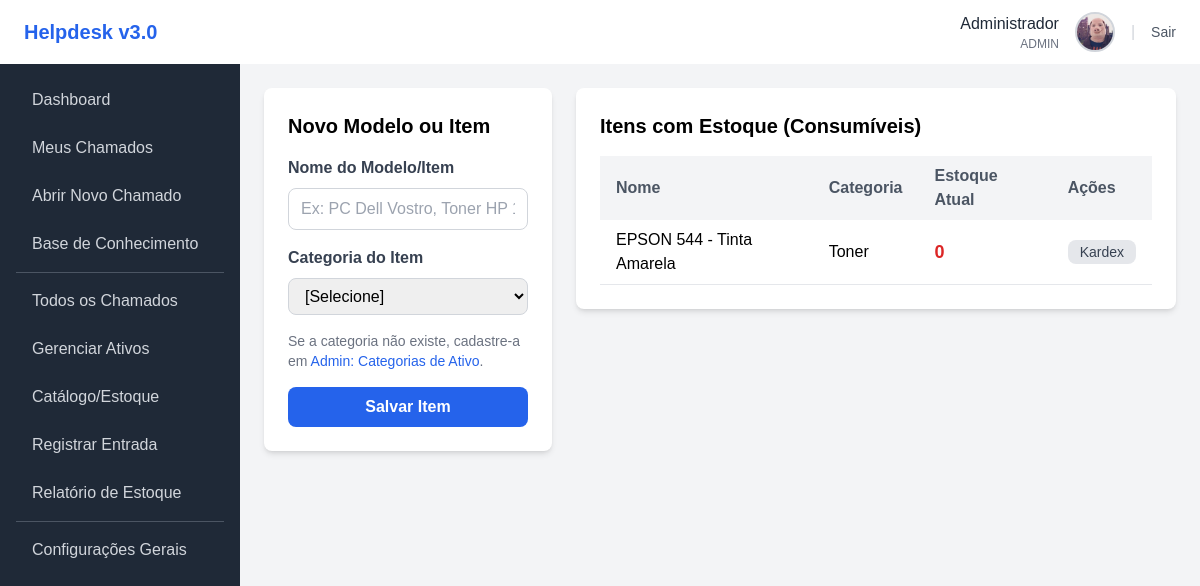
Page /estoque/index.php (signed in) on the committed database.
### tables this page shows
CREATE TABLE `catalogo_modelos` (
  `id_modelo` int(11) NOT NULL,
  `nome` varchar(100) NOT NULL COMMENT 'Ex: PC Dell Vostro, Impressora HP 107w, Toner HP 105A',
  `categoria_ativo_id` int(11) DEFAULT NULL,
  `quantidade_em_estoque` int(11) NOT NULL DEFAULT 0,
  `estoque_minimo` int(11) NOT NULL DEFAULT 0
);

CREATE TABLE `categorias_ativo` (
  `id_categoria_ativo` int(11) NOT NULL,
  `nome_categoria` varchar(100) NOT NULL,
  `controla_estoque` tinyint(1) NOT NULL DEFAULT 0 COMMENT 'TRUE se for consumível (Toner, Mouse), FALSE se for ativo (PC)'
);

### estoque/index.php (the view, shortened to what this page needs)
<?php
require_once '../includes/header.php';
$sql_modelos = "SELECT
                    m.id_modelo,
                    m.nome,
                    m.quantidade_em_estoque,
                    c.nome_categoria,
                    c.controla_estoque
                FROM catalogo_modelos m
                LEFT JOIN categorias_ativo c ON m.categoria_ativo_id = c.id_categoria_ativo
                WHERE c.controla_estoque = true
                ORDER BY m.nome";
$lista_modelos = $pdo->query($sql_modelos)->fetchAll();
?>
<div class="grid grid-cols-1 md:grid-cols-3 gap-6">
    <div class="md:col-span-1">
        <div class="bg-white shadow-md rounded-lg p-6">
            <h2 class="text-xl font-bold mb-4">Novo Modelo ou Item</h2>
            <form action="index.php" method="POST">
                <div class="mb-4">
                    <label for="nome" class="block text-gray-700 font-semibold mb-2">Nome do Modelo/Item</label>
                    <input type="text" id="nome" name="nome"
                           class="w-full px-3 py-2 border border-gray-300 rounded-lg"
                           placeholder="Ex: PC Dell Vostro, Toner HP 105A" required>
                </div>
                <div class="mb-4">
                    <label for="categoria_ativo_id" class="block text-gray-700 font-semibold mb-2">Categoria do Item</label>
                    <select id="categoria_ativo_id" name="categoria_ativo_id"
                            class="w-full px-3 py-2 border border-gray-300 rounded-lg" required>
                        <option value="">[Selecione]</option>
                    </select>
                </div>
                <p class="text-sm text-gray-500 mb-4">
                    Se a categoria não existe, cadastre-a em
                    <a href="<?= $base_url ?>/admin/categorias_ativo/index.php" class="text-blue-600 hover:underline">Admin: Categorias de Ativo</a>.
                </p>
                <button type="submit"
                        class="w-full bg-blue-600 text-white font-bold py-2 px-4 rounded-lg hover:bg-blue-700">
                    Salvar Item
                </button>
            </form>
        </div>
    </div>
    <div class="md:col-span-2">
        <div class="bg-white shadow-md rounded-lg p-6">
            <h2 class="text-xl font-bold mb-4">Itens com Estoque (Consumíveis)</h2>
            <table class="min-w-full bg-white">
                <thead class="bg-gray-100">
                    <tr>
                        <th class="py-2 px-4 text-left text-gray-600 font-semibold">Nome</th>
                        <th class="py-2 px-4 text-left text-gray-600 font-semibold">Categoria</th>
                        <th class="py-2 px-4 text-left text-gray-600 font-semibold">Estoque Atual</th>
                        <th class="py-2 px-4 text-left text-gray-600 font-semibold">Ações</th>
                    </tr>
                </thead>
                <tbody>
                    <?php if (count($lista_modelos) > 0): ?>
                        <?php foreach ($lista_modelos as $modelo): ?>
                            <tr class="border-b">
                                <td class="py-2 px-4 font-medium"><?= htmlspecialchars($modelo['nome']) ?></td>
                                <td class="py-2 px-4"><?= htmlspecialchars($modelo['nome_categoria'] ?? 'Sem Categoria') ?></td>
                                <td class="py-2 px-4">
                                    <span class="font-bold text-lg <?= ($modelo['quantidade_em_estoque'] <= 0) ? 'text-red-600' : '' ?>">
                                        <?= $modelo['quantidade_em_estoque'] ?>
                                    </span>
                                </td>
                                <td class="py-2 px-4">
                                    <a href="kardex.php?id=<?= $modelo['id_modelo'] ?>"
                                       class="bg-gray-200 text-gray-700 px-3 py-1 rounded-lg text-sm hover:bg-gray-300">
                                       Kardex
                                    </a>
                                </td>
                            </tr>
                        <?php endforeach; ?>
                    <?php else: ?>
                        <tr>
                            <td colspan="4" class="py-4 text-center text-gray-500">Nenhum item de estoque (consumível) cadastrado.</td>
                        </tr>
                    <?php endif; ?>
                </tbody>
            </table>
        </div>
    </div>
</div>
<?php
require_once '../includes/footer.php';
?>

### includes/header.php (style rules this page uses)
body { font-family: Arial, sans-serif; }

### rows in the picture
catalogo_modelos: nome "EPSON 544 - Tinta Amarela", categoria_ativo.nome_categoria "Toner", quantidade_em_estoque "0"

### other values in the picture
$usuario_nome_logado "Administrador"
$usuario_role_logado "ADMIN"
